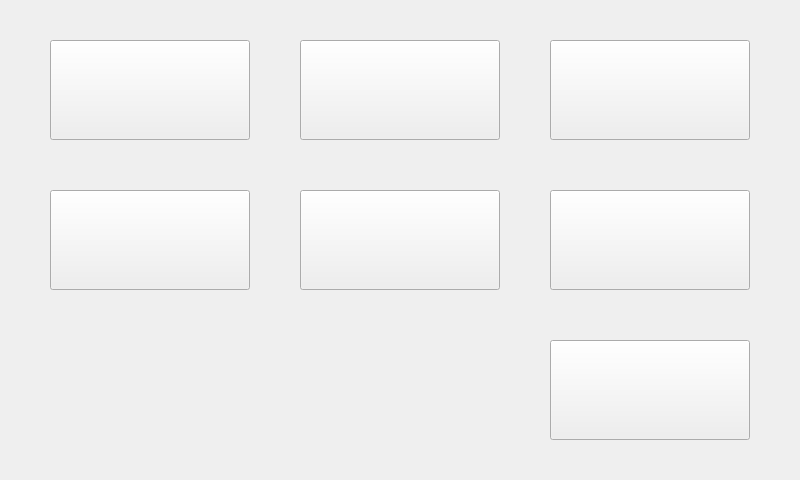
<?xml version="1.0" encoding="UTF-8"?>
<ui version="4.0">
 <class>Widget</class>
 <widget class="QWidget" name="Widget">
  <property name="geometry">
   <rect>
    <x>0</x>
    <y>0</y>
    <width>800</width>
    <height>480</height>
   </rect>
  </property>
  <property name="windowTitle">
   <string>物联网设备管理客户端 2.1</string>
  </property>
  <property name="windowIcon">
   <iconset resource="images.qrc">
    <normaloff>:/images/logo.ico</normaloff>:/images/logo.ico</iconset>
  </property>
  <widget class="QPushButton" name="pushButton_extio2">
   <property name="geometry">
    <rect>
     <x>300</x>
     <y>190</y>
     <width>200</width>
     <height>100</height>
    </rect>
   </property>
   <property name="font">
    <font>
     <family>Microsoft YaHei</family>
     <bold>true</bold>
    </font>
   </property>
   <property name="text">
    <string/>
   </property>
   <property name="checkable">
    <bool>true</bool>
   </property>
  </widget>
  <widget class="QPushButton" name="pushButton_beep">
   <property name="geometry">
    <rect>
     <x>550</x>
     <y>40</y>
     <width>200</width>
     <height>100</height>
    </rect>
   </property>
   <property name="text">
    <string/>
   </property>
   <property name="checkable">
    <bool>true</bool>
   </property>
  </widget>
  <widget class="QPushButton" name="pushButton_led2">
   <property name="geometry">
    <rect>
     <x>300</x>
     <y>40</y>
     <width>200</width>
     <height>100</height>
    </rect>
   </property>
   <property name="text">
    <string/>
   </property>
   <property name="checkable">
    <bool>true</bool>
   </property>
  </widget>
  <widget class="QPushButton" name="pushButton_extio3">
   <property name="geometry">
    <rect>
     <x>550</x>
     <y>190</y>
     <width>200</width>
     <height>100</height>
    </rect>
   </property>
   <property name="text">
    <string/>
   </property>
   <property name="checkable">
    <bool>true</bool>
   </property>
  </widget>
  <widget class="QPushButton" name="pushButton_led1">
   <property name="geometry">
    <rect>
     <x>50</x>
     <y>40</y>
     <width>200</width>
     <height>100</height>
    </rect>
   </property>
   <property name="text">
    <string/>
   </property>
   <property name="checkable">
    <bool>true</bool>
   </property>
  </widget>
  <widget class="QPushButton" name="pushButton_quit">
   <property name="geometry">
    <rect>
     <x>550</x>
     <y>340</y>
     <width>200</width>
     <height>100</height>
    </rect>
   </property>
   <property name="text">
    <string/>
   </property>
  </widget>
  <widget class="QPushButton" name="pushButton_extio1">
   <property name="geometry">
    <rect>
     <x>50</x>
     <y>190</y>
     <width>200</width>
     <height>100</height>
    </rect>
   </property>
   <property name="text">
    <string/>
   </property>
   <property name="checkable">
    <bool>true</bool>
   </property>
  </widget>
 </widget>
 <resources>
  <include location="images.qrc"/>
 </resources>
 <connections/>
</ui>
